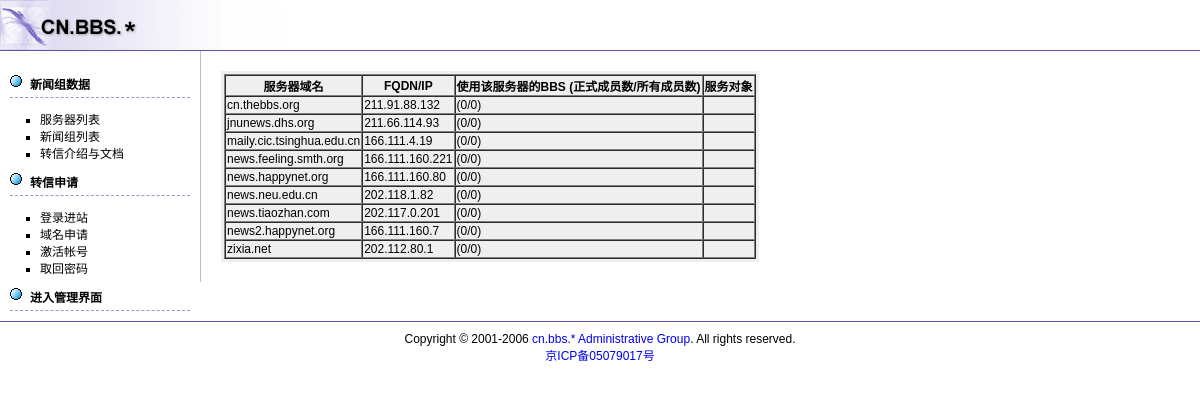
The app's page /panel/listnews.php with its own data.
### tables this page shows
CREATE TABLE _news_srv (
  id int(10) unsigned  NOT NULL auto_increment,
  name varchar(40) NOT NULL default '',
  host varchar(40) NOT NULL default '',  
  url varchar(40) NOT NULL default '',
  PRIMARY KEY  (id)
) TYPE=MyISAM;

### panel/config.php (called while the page is built, shortened)
<?php
$syscfg['title']	= "CN-BBS.ORG 域名及转信申请";
$syscfg['badid']	= Array("shit", "fuck", "tmd",
				"ns1", "ns",
				"ns2",
				"ns3",
				"mail",
				"bbs",
				"king",
				"nimitz",
				"sysgp",
				"fyf",
				"earth",
				"sysop",
				"7net",
				"amoonearth",
				"cgi",
				"forum",
				"ftp",
				"jessie",
				"leoboard",
				"maple",
				"news",
				"top",
				"wd",
				"www",
				"my",
				"bt",
				"admin", "campus", "comp", "lang", "literal",
				"rec", "sci", "soc", "sports", "talk",
				"blog", "wiki"
				);
$syscfg['mysql']	= Array(
				"Host" => "localhost",
				"User" => "cnbbs",
				"Password" => "password",
				"Database" => "cnbbs"
				);
$syscfg['email']	= "noreply@cn-bbs.org";
$syscfg['blogmail']	= "";
$syscfg['url']		= "http://cn-bbs.org/cnweb";
$syscfg['dn']		= "cn-bbs.org";
$syscfg['admin']	= Array("czz"=>"password");
$syscfg['fpath']	= "/web/tmp/cn-bbs.org.tmp";
$syscfg['dpath']	= "/named/etc/namedb/cn-bbs.org";
$syscfg['ipath']	= "/web/tmp/cn-bbs.org.orig";
$syscfg['rprog']	= "/web/tmp/update_dns";
$syscfg['uid']		= 0;
$syscfg['gid']		= 0;
$syscfg['restart']	= 0;
$syscfg['mpath']	= "/news/bin/inews -h";
$syscfg['newsgrp']	= "cn.bbs.admin";
$syscfg['faqfile']	= "./FAQ";
?>

### panel/db_mysql.php (called while the page is built, shortened)
<?php
class db_mysql {
    var $Host     = "";
    var $User     = "";
    var $Password = "";
    var $Use_Pconn     = 1;
    var $Record   = array();
    var $Link_ID  = 0;
    var $Query_ID = 0;
    function &connect($params = "") {
	if ( 0 == $this->Link_ID ) {
	    if ($this->Use_Pconn)
		$this->Link_ID = mysql_pconnect($this->Host, $this->User, $this->Password);
	    else
		$this->Link_ID = mysql_connect($this->Host, $this->User, $this->Password);
	}
	return $this->Link_ID;
    }
    function free() {
	if ($this->Query_ID) {
	    $this->Query_ID = 0;
	}
    }
    function query($Query_String = "") {
	$this->Query_ID = @mysql_query($Query_String,$this->Link_ID);
	return $this->Query_ID;
    }
    function next_record() {
	$this->Record = @mysql_fetch_array($this->Query_ID);
	$stat = is_array($this->Record);
	return $stat;
    }
    function f($Name) {
	if (isset($this->Record[$Name])) {
	    return $this->Record[$Name];
	}
    }
}
?>

### panel/listnews.php (the view, shortened to what this page needs)
<?php
include ("config.php");
require ("db_mysql.php");
	$db1 = new db_mysql($syscfg['mysql']);
    $db1->connect();
    $newslist = "<table border=\"1\" cellspacing=\"0\">\n"
    ."<tr align=\"center\"><th>服务器域名</th><th>FQDN/IP</thu><th>使用该服务器的BBS (正式成员数/所有成员数)</th><th>服务对象</th></tr>\n";
    $db1->query("SELECT * FROM _news_srv ORDER BY name");
    while ($db1->next_record()) {
	if ($db1->f('url'))
	    $newslist .= "<tr><td><a name=\"" . $db1->f('id'). "\" href=\"" . $db1->f('url') . "\" target=\"_blank\">" . $db1->f('name') . "</a></td><td>" . $db1->f('host') . "</td>\n<td>";
	else
	    $newslist .= "<tr><td>" . $db1->f(name) . "</td><td>" . $db1->f(host) . "</td>\n<td>";
	$sum = 0;
	$sum_passive = 0;
	$newslist .= "(" . $sum_passive . "/" . $sum . ")";
	$newslist .= "</td><td>" . $db1->f('comment') . "</td></tr>\n";
    }
    $newslist .= "</table>\n";
    $string = <<<__EOF__
     <table border="0" width="100%" align="center" bgcolor="#efefef">
     <tr>
     <td>
	$newslist
     </td>
     </tr>
     </table>
__EOF__;
include ("header.php");
print $string;
include ("footer.php");
exit();
?>

### panel/default.css (style rules this page uses)
td, th { font-size: 12px; font-family:Verdana, Arial, Helvetica, sans-serif; }
body { font-size: 12px; font-family: Verdana, Arial, Helvetica, sans-serif; margin: 0px }

### records on screen
_news_srv: name "cn.thebbs.org", host "211.91.88.132", value "(0/0)"
_news_srv: name "jnunews.dhs.org", host "211.66.114.93", value "(0/0)"
_news_srv: name "maily.cic.tsinghua.edu.cn", host "166.111.4.19", value "(0/0)"
_news_srv: name "news.feeling.smth.org", host "166.111.160.221", value "(0/0)"
_news_srv: name "news.happynet.org", host "166.111.160.80", value "(0/0)"
_news_srv: name "news.neu.edu.cn", host "202.118.1.82", value "(0/0)"
_news_srv: name "news.tiaozhan.com", host "202.117.0.201", value "(0/0)"
_news_srv: name "news2.happynet.org", host "166.111.160.7", value "(0/0)"
_news_srv: name "zixia.net", host "202.112.80.1", value "(0/0)"

### other values on screen
$value "登录进站"
$value "域名申请"
$value "激活帐号"
$value "取回密码"
